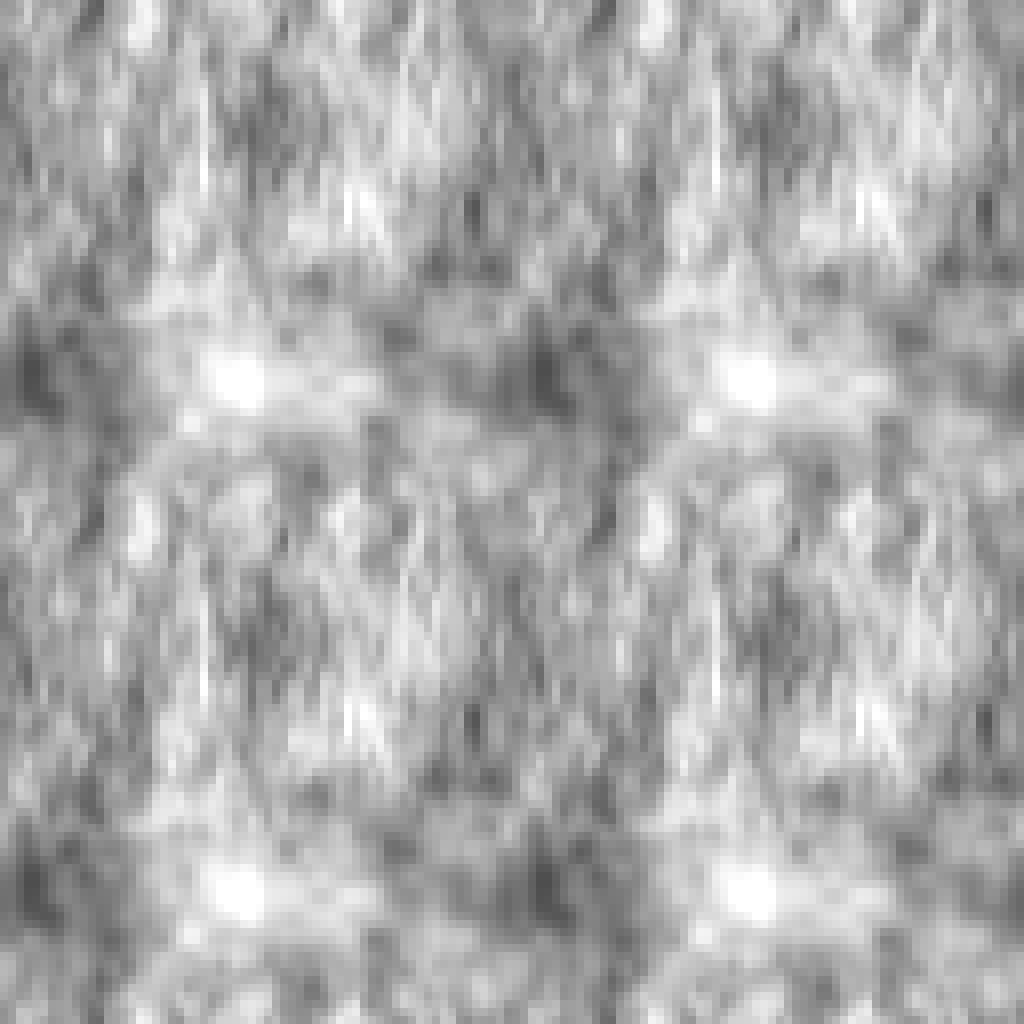
Frame 1 (no input)
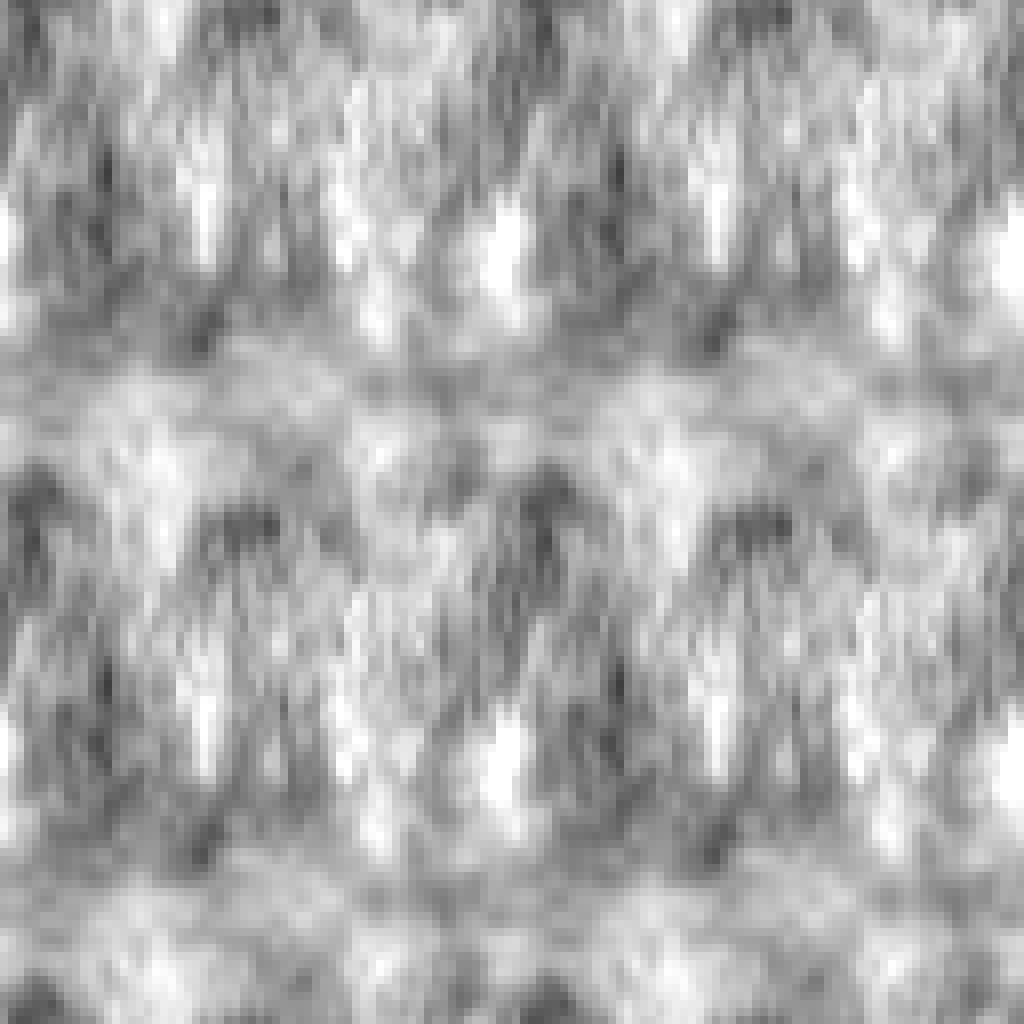
Frame 60 (the mouse pressed at the canvas centre just before this capture)
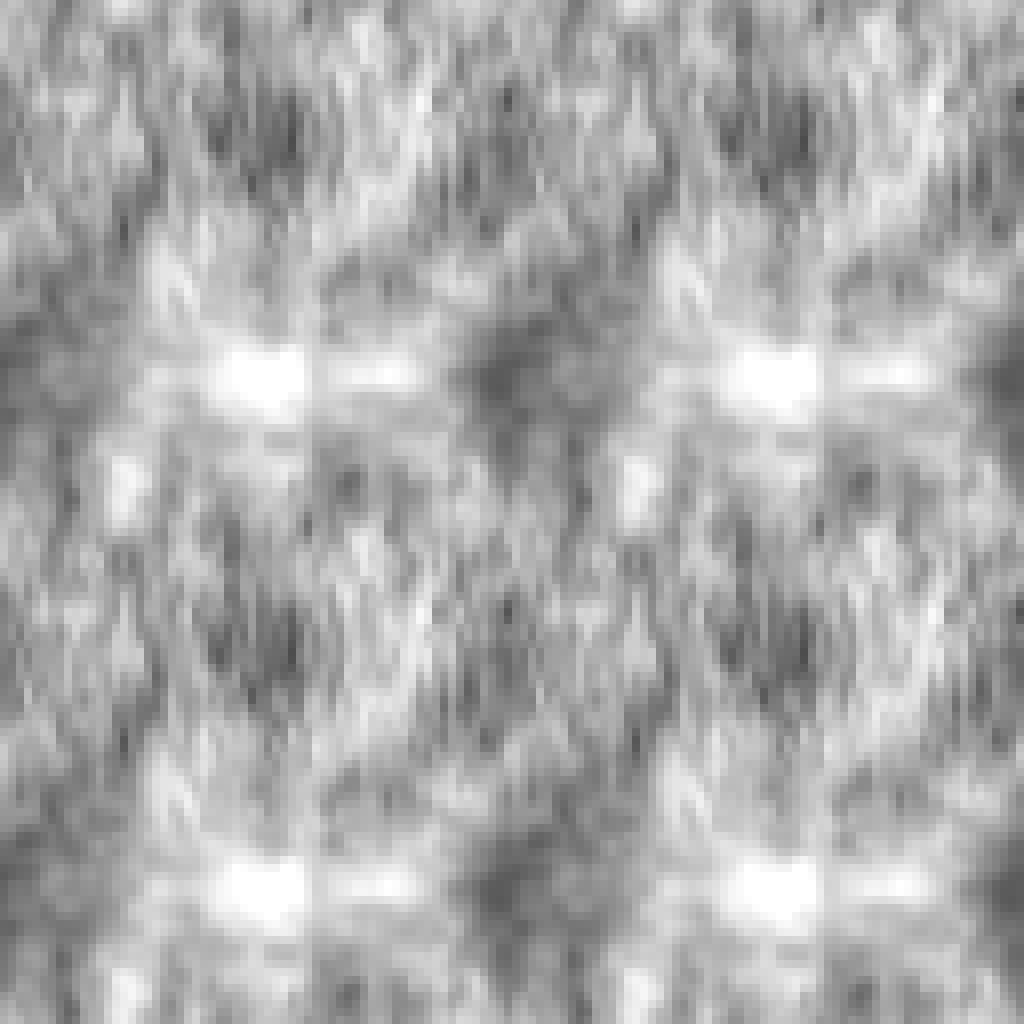
Frame 120 (the mouse held since frame 60 and released just before this capture)

The Processing sketch that drew these frames (run headless with seeded random() and noise(); from frame 60 on, the mouse is pressed at the canvas centre):

// Processing sketch: perlintile
// ── perlintile.pde
int cellSize = 8;
int tileSize = 512;

float baseR = 2; // radius of torus to center of cross-section
float baser = 1; // radius of cross-section

float noiseScale = .5;

int numFrames = 100;
float offsetRadius = .3;

// u and v should be between 0 and 1.
float tilingNoise(float u, float v) {
  return tilingNoise(u, v, 0, 0, 0, noiseScale);
}

float tilingNoise(float u, float v, float scale) {
  return tilingNoise(u, v, 0, 0, 0, scale);
}

float tilingNoise(float u, float v, float ox, float oy, float oz) {
  return tilingNoise(u, v, ox, oy, oz, noiseScale);
}

float tilingNoise(float u, float v, float ox, float oy, float oz, float scale) {
  float R = baseR * scale;
  float r = baser * scale;

  // Calculate the 3d coordinates of u,v on the surface of a torus.
  // Offset the torus so its corner touches origin instead of its center.
  // This is because the noise() function seems to be mirrored along all its axes.
  float x = sin(u * TAU) * (R + sin(v * TAU) * r) + R;
  float y = cos(u * TAU) * (R + sin(v * TAU) * r) + R;
  float z = cos(v * TAU) * r + r;
  return noise(x + ox, y + oy, z + oz);
}

void setup() {
  size(1024, 1024);
  noStroke();
  noiseDetail(4, .75);
}

void draw() {
  // Offset the torus in a circular motion along all three axes,
  // to animate the noise in a loop.
  float t = (float)(frameCount % numFrames) / numFrames;
  float ox = (sin(t * TAU) + 1) * offsetRadius;
  float oy = (cos(t * TAU) + 1) * offsetRadius;
  float oz = (sin((t + .125) * TAU) + 1) * offsetRadius;

  for (int u = 0; u < width; u += cellSize) {
    for (int v = 0; v < height; v += cellSize) {
      float tu = (float)u / tileSize;
      float tv = (float)v / tileSize;
      fill(tilingNoise(tu, tv, ox, oy, oz, noiseScale) * 255);
      rect(u, v, cellSize, cellSize);
    }
  }
}
